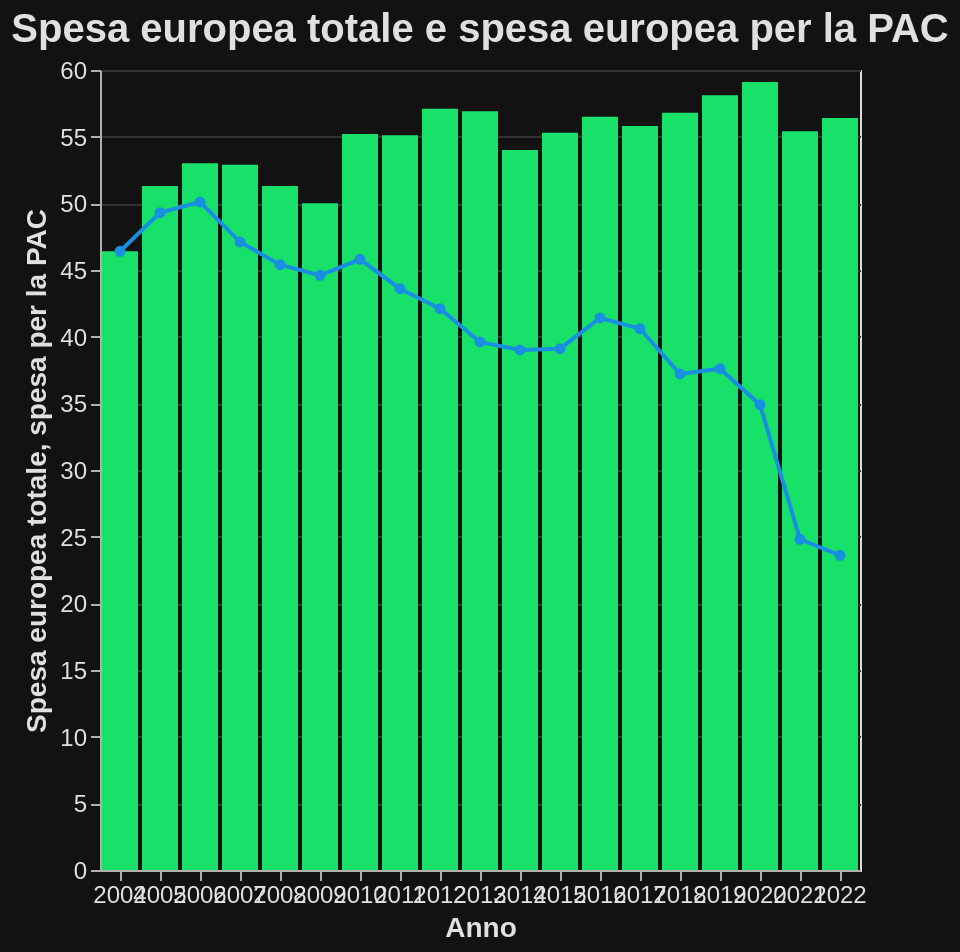

Write a Vega-Lite specification for this figure.
### Vega-Lite specification from a JSON file in a GitHub repository (floating-point values rounded to 4 significant figures)
{"$schema": "https://vega.github.io/schema/vega-lite/v5.8.0.json", "config": {"axis": {"domainColor": "#B0B0B0", "gridColor": "#333333", "labelColor": "#E0E0E0", "labelFontSize": 12, "tickColor": "#B0B0B0", "titleColor": "#E0E0E0", "titleFontSize": 14}, "background": "#121212", "legend": {"labelColor": "#E0E0E0", "titleColor": "#E0E0E0"}, "mark": {"color": "#1f77b4"}, "title": {"color": "#E0E0E0", "fontSize": 20}}, "data": {"name": "data-4c36610aaa5763de9281a8de368187d4"}, "datasets": {"data-4c36610aaa5763de9281a8de368187d4": [{"CAP at % expenditure": 46.4, "Category": 2004, "EU expenditure": 46.4}, {"CAP at % expenditure": 49.3, "Category": 2005, "EU expenditure": 51.3}, {"CAP at % expenditure": 50.1, "Category": 2006, "EU expenditure": 53.0}, {"CAP at % expenditure": 47.1, "Category": 2007, "EU expenditure": 52.9}, {"CAP at % expenditure": 45.4, "Category": 2008, "EU expenditure": 51.3}, {"CAP at % expenditure": 44.6, "Category": 2009, "EU expenditure": 50.0}, {"CAP at % expenditure": 45.8, "Category": 2010, "EU expenditure": 55.2}, {"CAP at % expenditure": 43.6, "Category": 2011, "EU expenditure": 55.1}, {"CAP at % expenditure": 42.1, "Category": 2012, "EU expenditure": 57.1}, {"CAP at % expenditure": 39.6, "Category": 2013, "EU expenditure": 56.9}, {"CAP at % expenditure": 39.0, "Category": 2014, "EU expenditure": 54.0}, {"CAP at % expenditure": 39.1, "Category": 2015, "EU expenditure": 55.3}, {"CAP at % expenditure": 41.4, "Category": 2016, "EU expenditure": 56.5}, {"CAP at % expenditure": 40.6, "Category": 2017, "EU expenditure": 55.8}, {"CAP at % expenditure": 37.2, "Category": 2018, "EU expenditure": 56.8}, {"CAP at % expenditure": 37.6, "Category": 2019, "EU expenditure": 58.1}, {"CAP at % expenditure": 34.9, "Category": 2020, "EU expenditure": 59.1}, {"CAP at % expenditure": 24.8, "Category": 2021, "EU expenditure": 55.4}, {"CAP at % expenditure": 23.6, "Category": 2022, "EU expenditure": 56.4}]}, "height": 400, "layer": [{"encoding": {"tooltip": [{"field": "EU expenditure", "title": "Totale", "type": "quantitative"}], "x": {"axis": {"labelAngle": 0}, "field": "Category", "title": "Anno", "type": "ordinal"}, "y": {"field": "EU expenditure", "title": "Spesa europea totale", "type": "quantitative"}}, "mark": {"color": "#18E169", "type": "bar"}}, {"encoding": {"tooltip": [{"field": "CAP at % expenditure", "title": "Spesa europea per la PAC", "type": "quantitative"}], "x": {"field": "Category", "type": "nominal"}, "y": {"field": "CAP at % expenditure", "title": "spesa per la PAC", "type": "quantitative"}}, "mark": {"color": "#188FE1", "point": {"color": "#188FE1"}, "type": "line"}}], "title": "Spesa europea totale e spesa europea per la PAC", "width": "container"}
